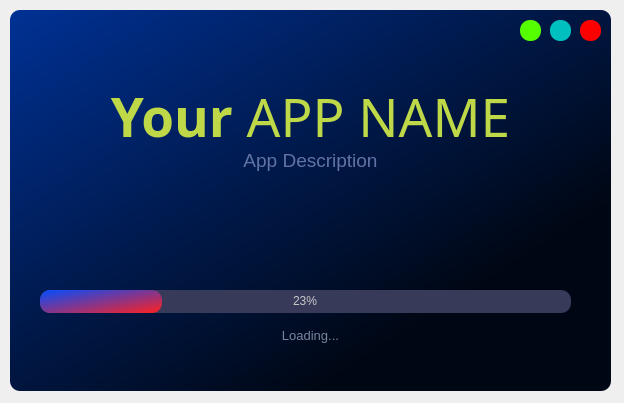
<?xml version="1.0" encoding="UTF-8"?>
<ui version="4.0">
 <class>MainWindow</class>
 <widget class="QMainWindow" name="MainWindow">
  <property name="geometry">
   <rect>
    <x>0</x>
    <y>0</y>
    <width>624</width>
    <height>403</height>
   </rect>
  </property>
  <property name="windowTitle">
   <string>MainWindow</string>
  </property>
  <widget class="QWidget" name="centralwidget">
   <widget class="QFrame" name="main_widget">
    <property name="geometry">
     <rect>
      <x>10</x>
      <y>10</y>
      <width>601</width>
      <height>381</height>
     </rect>
    </property>
    <property name="styleSheet">
     <string notr="true">background-color: qlineargradient(spread:pad, x1:0, y1:0, x2:1, y2:1, stop:0 rgba(0, 49, 148, 255), stop:0.75 rgba(0, 7, 20, 255));
border-radius: 10px</string>
    </property>
    <property name="frameShape">
     <enum>QFrame::StyledPanel</enum>
    </property>
    <property name="frameShadow">
     <enum>QFrame::Raised</enum>
    </property>
    <widget class="QLabel" name="app_name">
     <property name="geometry">
      <rect>
       <x>0</x>
       <y>70</y>
       <width>601</width>
       <height>61</height>
      </rect>
     </property>
     <property name="font">
      <font>
       <family>Segoe MDL2 Assets</family>
       <pointsize>40</pointsize>
      </font>
     </property>
     <property name="styleSheet">
      <string notr="true">background-color: none;</string>
     </property>
     <property name="text">
      <string>&lt;html&gt;&lt;head/&gt;&lt;body&gt;&lt;p align=&quot;center&quot;&gt;&lt;span style=&quot; font-weight:600; color:#bed848;&quot;&gt;Your&lt;/span&gt;&lt;span style=&quot; color:#bed848;&quot;&gt; APP NAME&lt;/span&gt;&lt;/p&gt;&lt;/body&gt;&lt;/html&gt;</string>
     </property>
    </widget>
    <widget class="QLabel" name="loading">
     <property name="geometry">
      <rect>
       <x>0</x>
       <y>310</y>
       <width>601</width>
       <height>31</height>
      </rect>
     </property>
     <property name="font">
      <font>
       <family>Arial</family>
       <pointsize>10</pointsize>
      </font>
     </property>
     <property name="styleSheet">
      <string notr="true">background-color: none;
</string>
     </property>
     <property name="text">
      <string>&lt;html&gt;&lt;head/&gt;&lt;body&gt;&lt;p align=&quot;center&quot;&gt;&lt;span style=&quot; color:#7b849f;&quot;&gt;Loading...&lt;/span&gt;&lt;/p&gt;&lt;/body&gt;&lt;/html&gt;</string>
     </property>
    </widget>
    <widget class="QLabel" name="app_description">
     <property name="geometry">
      <rect>
       <x>0</x>
       <y>130</y>
       <width>601</width>
       <height>41</height>
      </rect>
     </property>
     <property name="font">
      <font>
       <pointsize>14</pointsize>
      </font>
     </property>
     <property name="styleSheet">
      <string notr="true">background-color: none;
</string>
     </property>
     <property name="text">
      <string>&lt;html&gt;&lt;head/&gt;&lt;body&gt;&lt;p align=&quot;center&quot;&gt;&lt;span style=&quot; color:#6272a4;&quot;&gt;App Description&lt;/span&gt;&lt;/p&gt;&lt;/body&gt;&lt;/html&gt;</string>
     </property>
    </widget>
    <widget class="QProgressBar" name="progressBar">
     <property name="geometry">
      <rect>
       <x>30</x>
       <y>280</y>
       <width>531</width>
       <height>23</height>
      </rect>
     </property>
     <property name="styleSheet">
      <string notr="true">QProgressBar {
	
	background-color: rgb(56, 58, 89);
	color: rgb(200, 200, 200);
	border-style: none;
	border-radius: 10px;
	text-align: center;
}
QProgressBar::chunk{
	border-radius: 10px;
	
	background-color: qlineargradient(spread:pad, x1:0, y1:0, x2:1, y2:1, stop:0 rgba(1, 77, 255, 255), stop:1 rgba(255, 32, 32, 255));

}</string>
     </property>
     <property name="value">
      <number>23</number>
     </property>
     <property name="invertedAppearance">
      <bool>false</bool>
     </property>
     <property name="textDirection">
      <enum>QProgressBar::TopToBottom</enum>
     </property>
    </widget>
    <widget class="QPushButton" name="close_btn">
     <property name="geometry">
      <rect>
       <x>570</x>
       <y>10</y>
       <width>21</width>
       <height>21</height>
      </rect>
     </property>
     <property name="whatsThis">
      <string>&lt;html&gt;&lt;head/&gt;&lt;body&gt;&lt;p align=&quot;center&quot;&gt;X&lt;/p&gt;&lt;/body&gt;&lt;/html&gt;</string>
     </property>
     <property name="styleSheet">
      <string notr="true">QPushButton {
	border: none;
	border-radius: 10px;		
	background-color: rgb(255, 0, 0);
}
QPushButton:hover {		
	background-color: rgba(255, 0, 0, 150);
}</string>
     </property>
     <property name="text">
      <string/>
     </property>
    </widget>
    <widget class="QPushButton" name="close_btn_2">
     <property name="geometry">
      <rect>
       <x>510</x>
       <y>10</y>
       <width>21</width>
       <height>21</height>
      </rect>
     </property>
     <property name="whatsThis">
      <string>&lt;html&gt;&lt;head/&gt;&lt;body&gt;&lt;p align=&quot;center&quot;&gt;X&lt;/p&gt;&lt;/body&gt;&lt;/html&gt;</string>
     </property>
     <property name="styleSheet">
      <string notr="true">QPushButton {
	border: none;
	border-radius: 10px;		
	background-color: rgb(85, 255, 0);
}
QPushButton:hover {		
	
	background-color: rgb(58, 173, 0);
}</string>
     </property>
     <property name="text">
      <string/>
     </property>
    </widget>
    <widget class="QPushButton" name="close_btn_3">
     <property name="geometry">
      <rect>
       <x>540</x>
       <y>10</y>
       <width>21</width>
       <height>21</height>
      </rect>
     </property>
     <property name="whatsThis">
      <string>&lt;html&gt;&lt;head/&gt;&lt;body&gt;&lt;p align=&quot;center&quot;&gt;X&lt;/p&gt;&lt;/body&gt;&lt;/html&gt;</string>
     </property>
     <property name="styleSheet">
      <string notr="true">QPushButton {
	border: none;
	border-radius: 10px;		
	background-color: rgb(0, 191, 191);
}
QPushButton:hover {		
	
	background-color: rgb(0, 144, 144);
}</string>
     </property>
     <property name="text">
      <string/>
     </property>
    </widget>
   </widget>
  </widget>
 </widget>
 <resources/>
 <connections/>
</ui>
